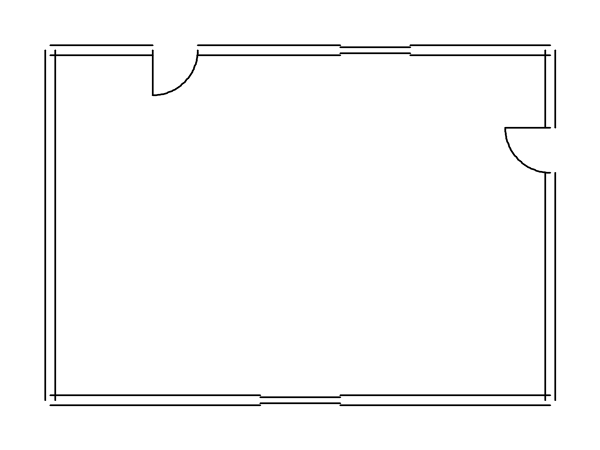
#> input picture synthetic/generated/floorplan_0001.png, 1200 x 900 px (shown at 1/2 size)
$ python -i wall_region_detector.py   (imports and definitions only)
#> lines starting #> are read from the running program, lines starting #| are printed output that depends on the picture; after the words box and inside, x2 and y2 are one past the last pixel; in counts of white or black regions, pixels touching at a corner belong together
#> further down, picture is the input picture: shape (900, 1200, 3); min 0, max 255, mean 249.4
import cv2
import numpy as np


class WallRegionDetector:

    def __init__(self, image):
        self.image = image

    def detect(self):

        gray = cv2.cvtColor(
            self.image,
            cv2.COLOR_BGR2GRAY
        )

        binary = cv2.threshold(
            gray,
            200,
            255,
            cv2.THRESH_BINARY_INV
        )[1]
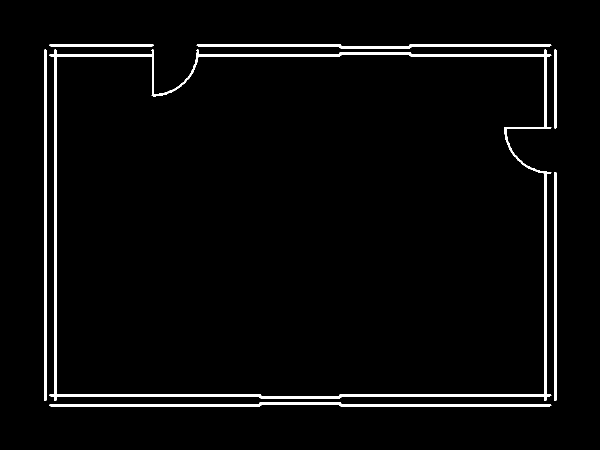
#> binary: shape (900, 1200) (shown at 1/2 size); 2.6% white; 7 white regions, largest, box (x1, y1, x2, y2) and area: (98, 99, 1103, 802) 14747, (98, 805, 1103, 813) 4034, (393, 89, 1103, 97) 2853

        num_labels, labels, stats, _ = (
            cv2.connectedComponentsWithStats(
                binary,
                connectivity=8
            )
        )
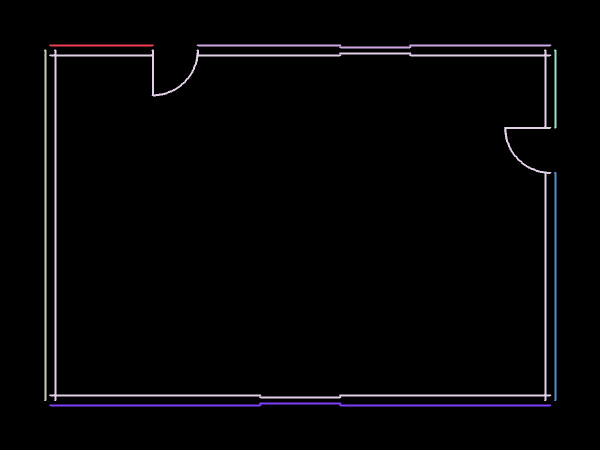
#> labels: shape (900, 1200) int32 (shown at 1/2 size); 8 distinct labels, from 0 to 7; one colour per label, 0 black
#> num_labels = 8; stats = [[0, 0, 1200, 900, 1052257], [98, 89, 210, 4, 830], [393, 89, 710, 8, 2853], [88, 99, 5, 703, 2813], [98, 99, 1005, 703, 14747], [1108, 99, 5, 158, 633], [1108, 344, 5, 458, 1833], [98, 805, 1005, 8, 4034]]

        cleaned = np.zeros_like(binary)

        for i in range(1, num_labels):

            area = stats[i, cv2.CC_STAT_AREA]

            if area < 20:
                continue

            h = stats[i, cv2.CC_STAT_HEIGHT]
            w = stats[i, cv2.CC_STAT_WIDTH]

            if h < 80 and w < 300 and area < 2000:
                continue

            cleaned[labels == i] = 255
#> this loop made 7 passes
#> (area, h, w) on passes 1 to 7: (830, 4, 210), (2853, 8, 710), (2813, 703, 5), (14747, 703, 1005), (633, 158, 5), (1833, 458, 5), (4034, 8, 1005)
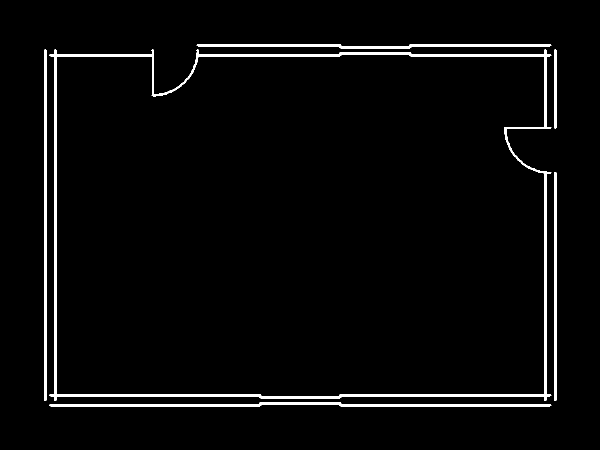
#> cleaned: shape (900, 1200) (shown at 1/2 size); 2.5% white; 6 white regions, box (x1, y1, x2, y2) and area: (98, 99, 1103, 802) 14747, (98, 805, 1103, 813) 4034, (393, 89, 1103, 97) 2853, (88, 99, 93, 802) 2813, (1108, 344, 1113, 802) 1833, (1108, 99, 1113, 257) 633

        horizontal_kernel = cv2.getStructuringElement(
            cv2.MORPH_RECT,
            (31, 3)
        )

        vertical_kernel = cv2.getStructuringElement(
            cv2.MORPH_RECT,
            (3, 31)
        )

        horizontal = cv2.morphologyEx(
            cleaned,
            cv2.MORPH_CLOSE,
            horizontal_kernel
        )
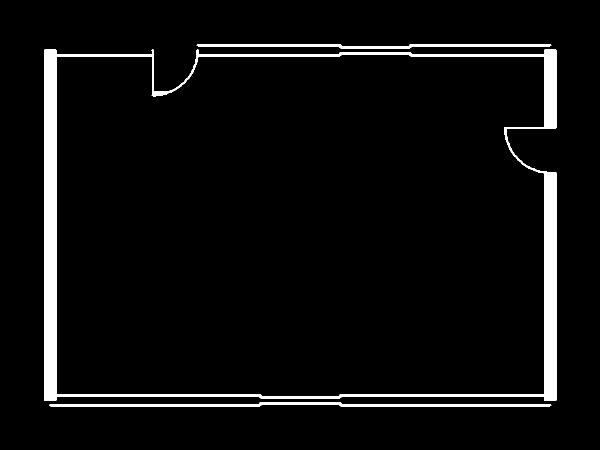
#> horizontal: shape (900, 1200) (shown at 1/2 size); 4.4% white; 3 white regions, box (x1, y1, x2, y2) and area: (88, 99, 1113, 802) 41068, (98, 805, 1103, 813) 4040, (393, 89, 1103, 97) 2860

        vertical = cv2.morphologyEx(
            cleaned,
            cv2.MORPH_CLOSE,
            vertical_kernel
        )
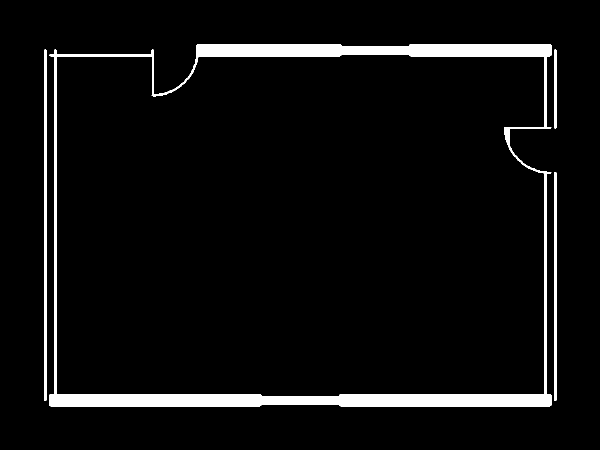
#> vertical: shape (900, 1200) (shown at 1/2 size); 4.8% white; 4 white regions, box (x1, y1, x2, y2) and area: (98, 89, 1103, 813) 46645, (88, 99, 93, 802) 2813, (1108, 344, 1113, 802) 1833, (1108, 99, 1113, 257) 633

        combined = cv2.bitwise_or(
            horizontal,
            vertical
        )
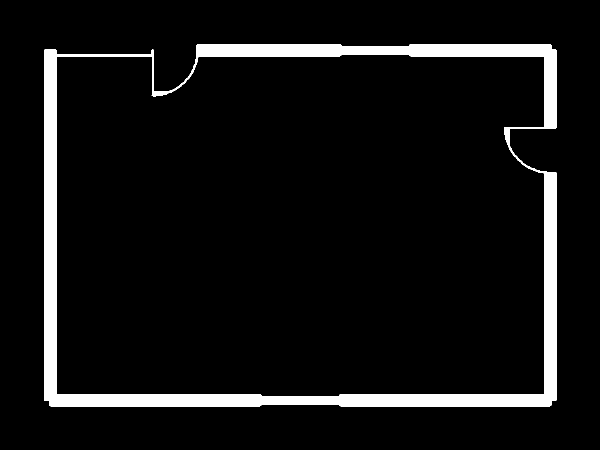
#> combined: shape (900, 1200) (shown at 1/2 size); 6.7% white; 1 white region, box (x1, y1, x2, y2) and area: (88, 89, 1113, 813) 72636

        kernel = cv2.getStructuringElement(
            cv2.MORPH_RECT,
            (7, 7)
        )

        wall_mask = cv2.morphologyEx(
            combined,
            cv2.MORPH_CLOSE,
            kernel,
            iterations=2
        )

        return wall_mask

>>> import cv2
>>> picture = cv2.imread('../../synthetic/generated/floorplan_0001.png')
>>> result = WallRegionDetector(picture).detect()
